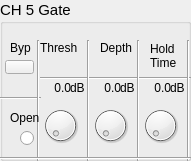
  <widget class="QGroupBox" name="groupBox_5">
   <property name="geometry">
    <rect>
     <x>60</x>
     <y>180</y>
     <width>191</width>
     <height>161</height>
    </rect>
   </property>
   <property name="font">
    <font>
     <pointsize>11</pointsize>
    </font>
   </property>
   <property name="title">
    <string>CH 5 Gate</string>
   </property>
   <widget class="QLabel" name="label_45">
    <property name="geometry">
     <rect>
      <x>10</x>
      <y>40</y>
      <width>21</width>
      <height>16</height>
     </rect>
    </property>
    <property name="font">
     <font>
      <pointsize>9</pointsize>
     </font>
    </property>
    <property name="text">
     <string>Byp</string>
    </property>
   </widget>
   <widget class="QLabel" name="label_46">
    <property name="geometry">
     <rect>
      <x>40</x>
      <y>40</y>
      <width>41</width>
      <height>16</height>
     </rect>
    </property>
    <property name="font">
     <font>
      <pointsize>9</pointsize>
     </font>
    </property>
    <property name="text">
     <string>Thresh</string>
    </property>
   </widget>
   <widget class="QLabel" name="label_47">
    <property name="geometry">
     <rect>
      <x>100</x>
      <y>40</y>
      <width>41</width>
      <height>16</height>
     </rect>
    </property>
    <property name="font">
     <font>
      <pointsize>9</pointsize>
     </font>
    </property>
    <property name="text">
     <string>Depth</string>
    </property>
   </widget>
   <widget class="QLabel" name="label_48">
    <property name="geometry">
     <rect>
      <x>150</x>
      <y>40</y>
      <width>31</width>
      <height>31</height>
     </rect>
    </property>
    <property name="font">
     <font>
      <pointsize>9</pointsize>
     </font>
    </property>
    <property name="text">
     <string>Hold
Time</string>
    </property>
   </widget>
   <widget class="Line" name="line_29">
    <property name="geometry">
     <rect>
      <x>40</x>
      <y>70</y>
      <width>151</width>
      <height>16</height>
     </rect>
    </property>
    <property name="orientation">
     <enum>Qt::Horizontal</enum>
    </property>
   </widget>
   <widget class="Line" name="line_30">
    <property name="geometry">
     <rect>
      <x>0</x>
      <y>90</y>
      <width>41</width>
      <height>16</height>
     </rect>
    </property>
    <property name="orientation">
     <enum>Qt::Horizontal</enum>
    </property>
   </widget>
   <widget class="Line" name="line_31">
    <property name="geometry">
     <rect>
      <x>30</x>
      <y>40</y>
      <width>16</width>
      <height>121</height>
     </rect>
    </property>
    <property name="orientation">
     <enum>Qt::Vertical</enum>
    </property>
   </widget>
   <widget class="Line" name="line_32">
    <property name="geometry">
     <rect>
      <x>80</x>
      <y>40</y>
      <width>16</width>
      <height>121</height>
     </rect>
    </property>
    <property name="orientation">
     <enum>Qt::Vertical</enum>
    </property>
   </widget>
   <widget class="Line" name="line_33">
    <property name="geometry">
     <rect>
      <x>130</x>
      <y>40</y>
      <width>16</width>
      <height>121</height>
     </rect>
    </property>
    <property name="orientation">
     <enum>Qt::Vertical</enum>
    </property>
   </widget>
   <widget class="Line" name="line_34">
    <property name="geometry">
     <rect>
      <x>180</x>
      <y>40</y>
      <width>16</width>
      <height>121</height>
     </rect>
    </property>
    <property name="orientation">
     <enum>Qt::Vertical</enum>
    </property>
   </widget>
   <widget class="OIDDial" name="dial_13">
    <property name="geometry">
     <rect>
      <x>40</x>
      <y>100</y>
      <width>41</width>
      <height>51</height>
     </rect>
    </property>
   </widget>
   <widget class="OIDDial" name="dial_14">
    <property name="geometry">
     <rect>
      <x>90</x>
      <y>100</y>
      <width>41</width>
      <height>51</height>
     </rect>
    </property>
   </widget>
   <widget class="OIDDial" name="dial_15">
    <property name="geometry">
     <rect>
      <x>140</x>
      <y>100</y>
      <width>41</width>
      <height>51</height>
     </rect>
    </property>
   </widget>
   <widget class="Line" name="line_35">
    <property name="geometry">
     <rect>
      <x>0</x>
      <y>150</y>
      <width>191</width>
      <height>16</height>
     </rect>
    </property>
    <property name="orientation">
     <enum>Qt::Horizontal</enum>
    </property>
   </widget>
   <widget class="QLabel" name="label_49">
    <property name="geometry">
     <rect>
      <x>70</x>
      <y>80</y>
      <width>16</width>
      <height>16</height>
     </rect>
    </property>
    <property name="font">
     <font>
      <pointsize>9</pointsize>
     </font>
    </property>
    <property name="text">
     <string>dB</string>
    </property>
   </widget>
   <widget class="QLabel" name="label_50">
    <property name="geometry">
     <rect>
      <x>120</x>
      <y>80</y>
      <width>16</width>
      <height>16</height>
     </rect>
    </property>
    <property name="font">
     <font>
      <pointsize>9</pointsize>
     </font>
    </property>
    <property name="text">
     <string>dB</string>
    </property>
   </widget>
   <widget class="QLabel" name="label_51">
    <property name="geometry">
     <rect>
      <x>170</x>
      <y>80</y>
      <width>16</width>
      <height>16</height>
     </rect>
    </property>
    <property name="font">
     <font>
      <pointsize>9</pointsize>
     </font>
    </property>
    <property name="text">
     <string>dB</string>
    </property>
   </widget>
   <widget class="QLabel" name="ls13">
    <property name="geometry">
     <rect>
      <x>40</x>
      <y>80</y>
      <width>31</width>
      <height>16</height>
     </rect>
    </property>
    <property name="font">
     <font>
      <pointsize>9</pointsize>
     </font>
    </property>
    <property name="text">
     <string>0.0</string>
    </property>
    <property name="alignment">
     <set>Qt::AlignRight|Qt::AlignTrailing|Qt::AlignVCenter</set>
    </property>
   </widget>
   <widget class="QLabel" name="ls14">
    <property name="geometry">
     <rect>
      <x>90</x>
      <y>80</y>
      <width>31</width>
      <height>16</height>
     </rect>
    </property>
    <property name="font">
     <font>
      <pointsize>9</pointsize>
     </font>
    </property>
    <property name="text">
     <string>0.0</string>
    </property>
    <property name="alignment">
     <set>Qt::AlignRight|Qt::AlignTrailing|Qt::AlignVCenter</set>
    </property>
   </widget>
   <widget class="QLabel" name="ls15">
    <property name="geometry">
     <rect>
      <x>140</x>
      <y>80</y>
      <width>31</width>
      <height>16</height>
     </rect>
    </property>
    <property name="font">
     <font>
      <pointsize>9</pointsize>
     </font>
    </property>
    <property name="text">
     <string>0.0</string>
    </property>
    <property name="alignment">
     <set>Qt::AlignRight|Qt::AlignTrailing|Qt::AlignVCenter</set>
    </property>
   </widget>
   <widget class="QLabel" name="label_55">
    <property name="geometry">
     <rect>
      <x>10</x>
      <y>110</y>
      <width>31</width>
      <height>16</height>
     </rect>
    </property>
    <property name="font">
     <font>
      <pointsize>9</pointsize>
     </font>
    </property>
    <property name="text">
     <string>Open</string>
    </property>
   </widget>
   <widget class="QRadioButton" name="radioButton_5">
    <property name="geometry">
     <rect>
      <x>20</x>
      <y>130</y>
      <width>16</width>
      <height>16</height>
     </rect>
    </property>
    <property name="text">
     <string/>
    </property>
   </widget>
   <widget class="OIDStatePushBtn" name="bypass5">
    <property name="geometry">
     <rect>
      <x>5</x>
      <y>60</y>
      <width>29</width>
      <height>14</height>
     </rect>
    </property>
    <property name="text">
     <string/>
    </property>
    <property name="checkable">
     <bool>true</bool>
    </property>
   </widget>
  </widget>
